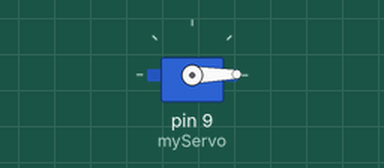
This sketch was run on a simulated Arduino Uno, built with avr-gcc and run on an emulated ATmega328P. Shown: servo.

Above: at 0.05 s.
At 2.8 s:
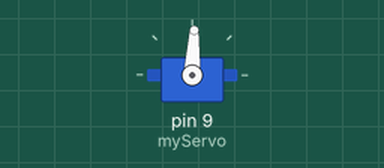
At 5.6 s:
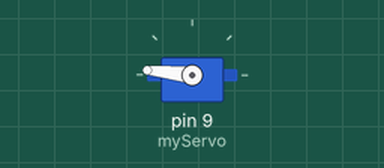
At 11.15 s:
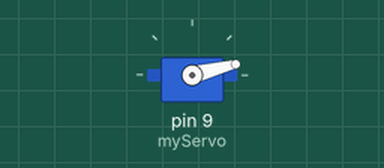
Timing chart, 0 to 15.1 s (numbered marks = the images above):
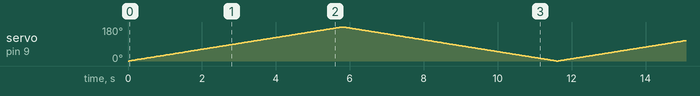

The sketch:

Servo.ino
```cpp
#include <Servo.h>

Servo myServo;
int pos = 0;
int nextRotate = 2000;

void setup()
{
  myServo.attach(9);
}

void loop()
{
  for(int i=0; i<5; i++)
  {
    for(pos = 0; pos <= 180; pos +=1)
    {
      myServo.write(pos);
      delay(32.5);
    }

    for(pos = 180; pos >= 0; pos -=1)
    {
      myServo.write(pos);
      delay(32.5);
    }
  }

  delay(nextRotate);
}
```
